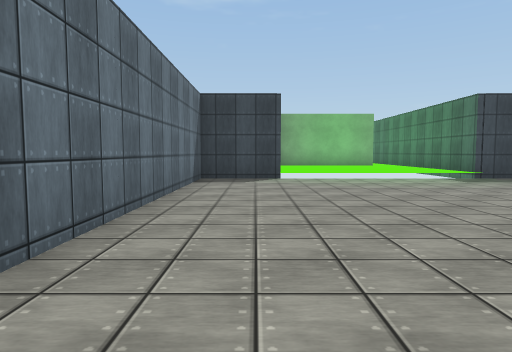
[1] (above)

15 first-person views from a walk through a 3-D level made in the Unity game engine. The camera is 1.3 m above the floor, tilts 4° down and sees 75° across. The floor is counted in squares, 2 m on a side. Each view is taken from the middle of a square. On the plan, view 1 faces up. The plan holds only what a view shows up to about 10 squares ahead; the rest is blank. The place goes on beyond the plan. Surface patterns are stand-ins for the level's own textures.

[2]
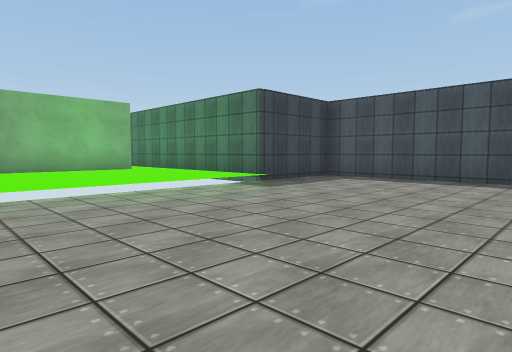

[3]
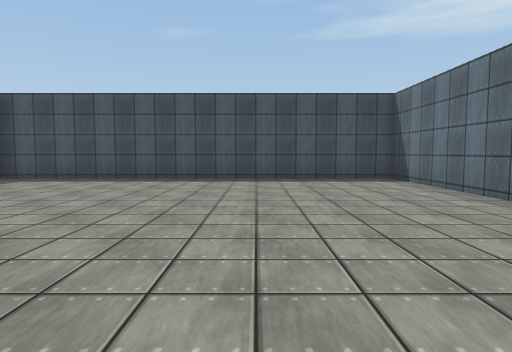

[4]
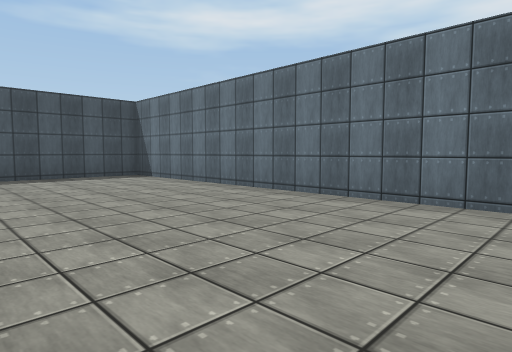

[5]
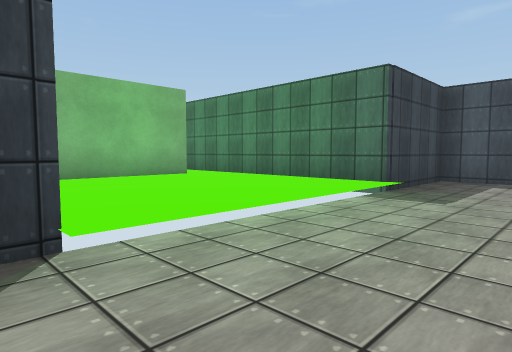

[6]
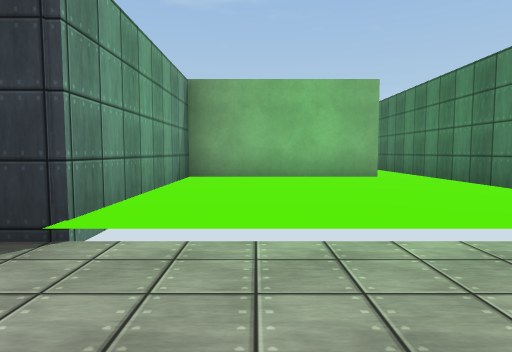

[7]
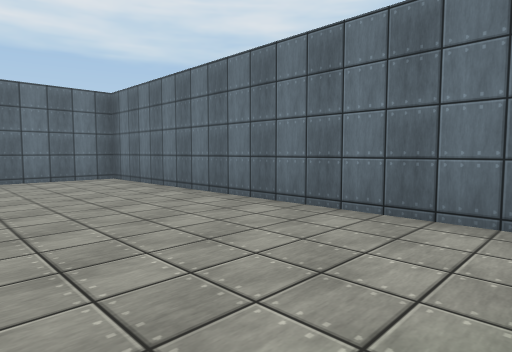

[8]
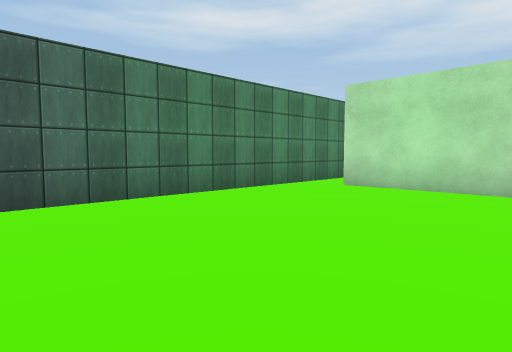

[9]
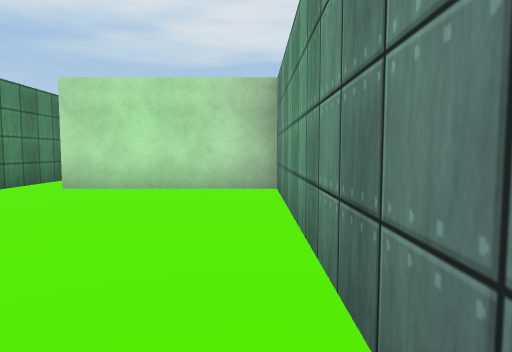

[10]
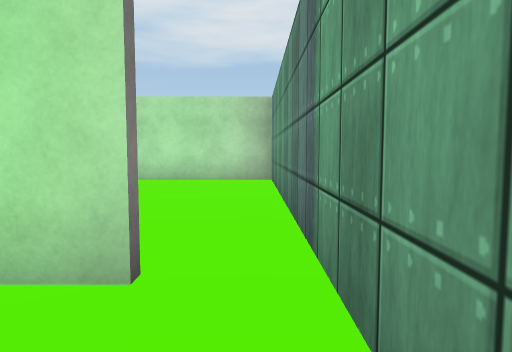

[11]
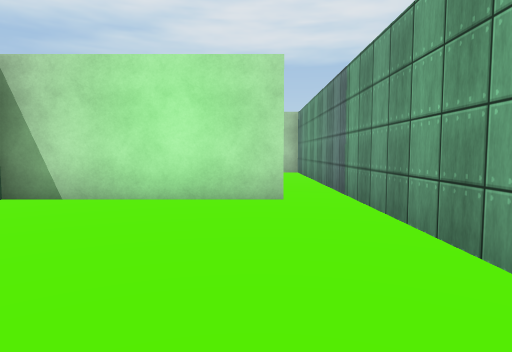

[12]
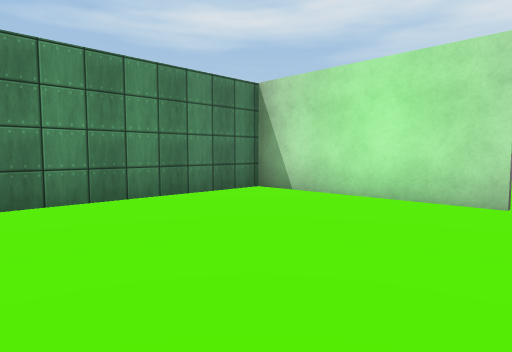

[13]
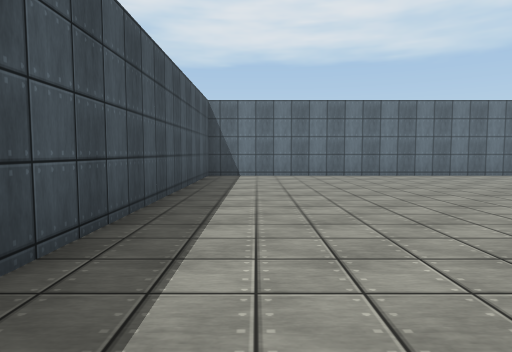

[14]
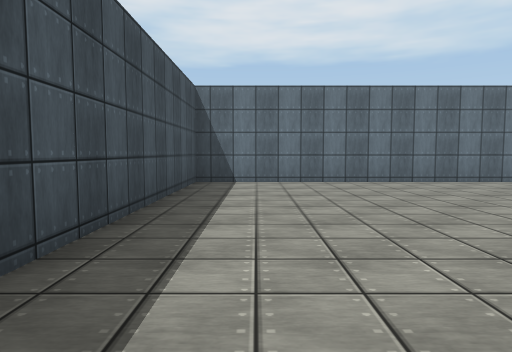

[15]
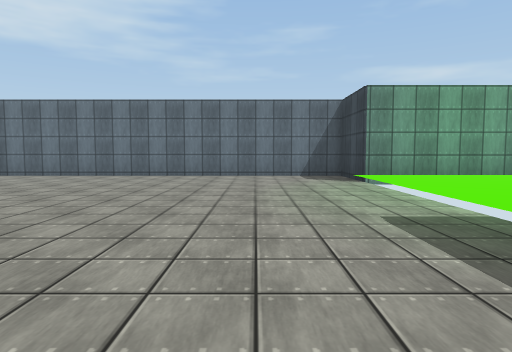

### Floor plan
Key: @ floor where view 1 was taken; # wall or solid block; . main floor; : floor 0.25 m higher than the main floor; / step, stairs or slope.
Columns run from 2 left of view 1 to 9 right of it. Each row starts with its distance up from view 1.
 24    :::::
 23    :::::#
 22   #:::::#
 21   #:::::#
 20   #:::::#
 19   #:#####
 18   #:::::#
 17   #:::::#
 16   #:::::#
 15   #:::::#
 14   #:::::#
 13   #####:#
 12   #:::::#
 11   #:::::#
 10   #:::::#
  9 ###:::::####
  8 #../////...#
  7 #..........#
  6 #..........#
  5 #..........#
  4 #..........#
  3 #..........#
  2 #..........#
  1 #..........#
  0 #.@........#
 -1 #..........#
 -2 ############

Where each view was taken, in squares from view 1:
view 1: 0 up, 0 right, facing up
view 2: 3 up, 0 right, facing up-right
view 3: 2 up, 0 right, facing right
view 4: 3 up, 1 left, facing down-right
view 5: 6 up, 0 right, facing up-right
view 6: 6 up, 2 right, facing up
view 7: 7 up, 2 right, facing down-left
view 8: 19 up, 1 right, facing down-right
view 9: 19 up, 1 right, facing down
view 10: 21 up, 1 right, facing down
view 11: 24 up, 2 right, facing down
view 12: 24 up, 1 right, facing down-right
view 13: 8 up, 7 right, facing down
view 14: 6 up, 7 right, facing down
view 15: 6 up, 8 right, facing left
